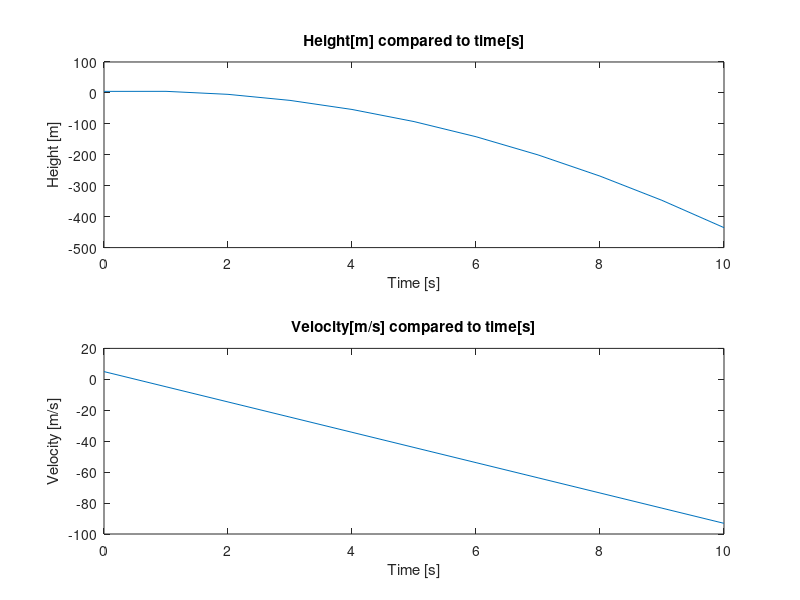

MATLAB code for this plot:
%Carter Acad. Week 3 Example
%Written by Justin Clough
%Written on 8/17/14
%Below is the script for the first homework problem "Physics"

clear;%workspace is cleared
clc;%comand window is cleaned

gravity=-9.81; %set gavity in metric [m/s^2] up is positive
height0=input('Enter intial height above ground in meters: ');
velocity0=input('Enter intial velocity in meters/second (up is positive): ');
%User enters intial height and velocity

for i=1:11
    time(i)=0+(i-1)*1;%time starts at 0 and increases by 1
    height(i)=.5*gravity*time(i)^2+velocity0*time(i)+height0;
    velocity(i)=gravity*time(i)+velocity0;
end

hold off
subplot(2,1,1)
plot(time,height)
title('Height[m] compared to time[s]')
ylabel('Height [m]')
xlabel('Time [s]')
subplot(2,1,2)
plot(time,velocity)
title('Velocity[m/s] compared to time[s]')
ylabel('Velocity [m/s]')
xlabel('Time [s]')
